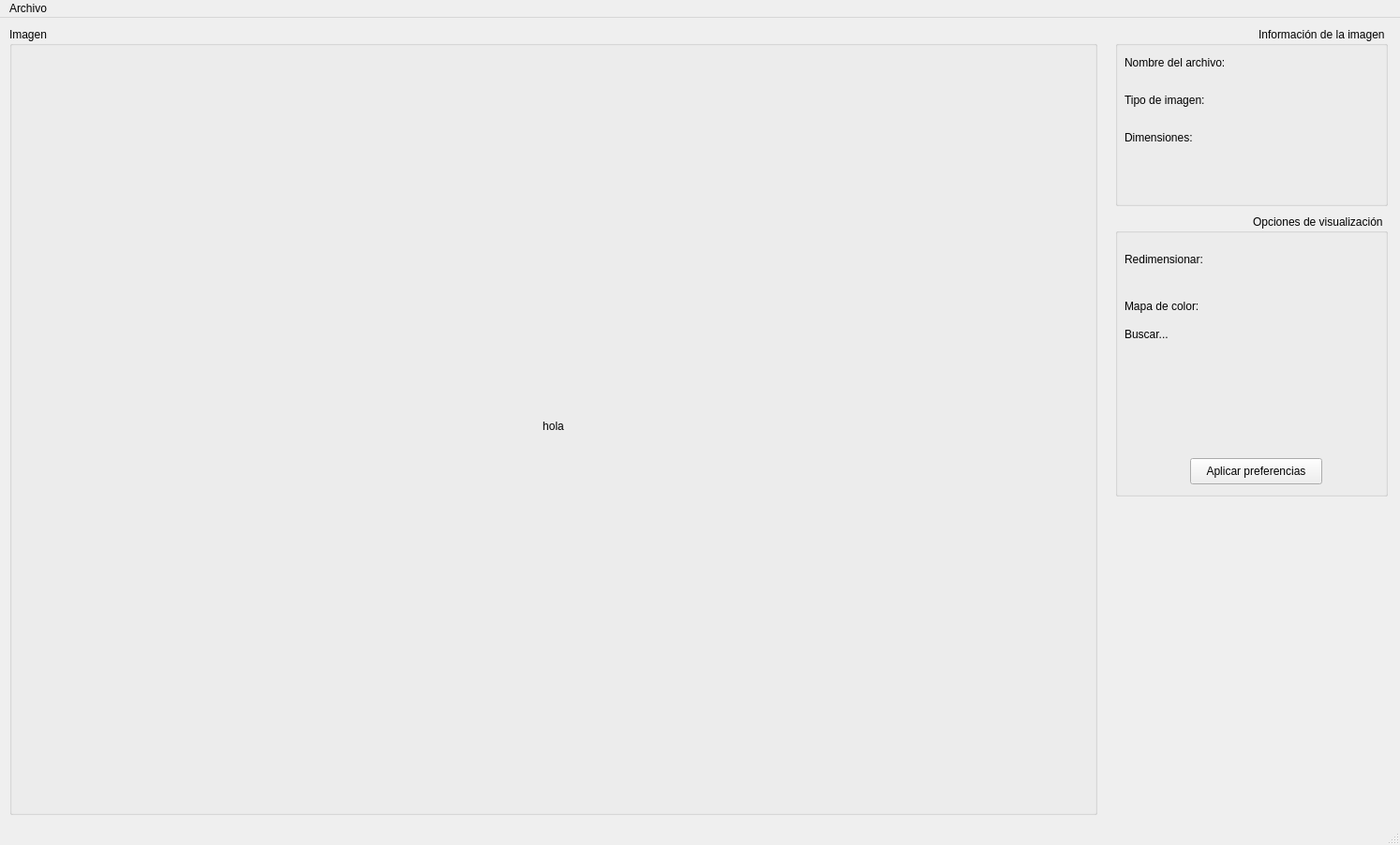
<?xml version="1.0" encoding="UTF-8"?>
<ui version="4.0">
 <class>MainWindow</class>
 <widget class="QMainWindow" name="MainWindow">
  <property name="geometry">
   <rect>
    <x>0</x>
    <y>0</y>
    <width>1494</width>
    <height>902</height>
   </rect>
  </property>
  <property name="font">
   <font>
    <weight>50</weight>
    <bold>false</bold>
   </font>
  </property>
  <property name="windowTitle">
   <string>MainWindow</string>
  </property>
  <widget class="QWidget" name="centralwidget">
   <widget class="QGroupBox" name="groupBox">
    <property name="enabled">
     <bool>true</bool>
    </property>
    <property name="geometry">
     <rect>
      <x>1190</x>
      <y>10</y>
      <width>291</width>
      <height>191</height>
     </rect>
    </property>
    <property name="font">
     <font>
      <weight>50</weight>
      <bold>false</bold>
      <stylestrategy>PreferDefault</stylestrategy>
     </font>
    </property>
    <property name="layoutDirection">
     <enum>Qt::RightToLeft</enum>
    </property>
    <property name="title">
     <string>Información de la imagen</string>
    </property>
    <widget class="QLabel" name="label_2">
     <property name="geometry">
      <rect>
       <x>10</x>
       <y>70</y>
       <width>101</width>
       <height>16</height>
      </rect>
     </property>
     <property name="text">
      <string>Tipo de imagen:</string>
     </property>
    </widget>
    <widget class="QLabel" name="label_3">
     <property name="geometry">
      <rect>
       <x>10</x>
       <y>110</y>
       <width>101</width>
       <height>16</height>
      </rect>
     </property>
     <property name="text">
      <string>Dimensiones:</string>
     </property>
    </widget>
    <widget class="QLabel" name="label_4">
     <property name="geometry">
      <rect>
       <x>10</x>
       <y>30</y>
       <width>121</width>
       <height>16</height>
      </rect>
     </property>
     <property name="text">
      <string>Nombre del archivo:</string>
     </property>
    </widget>
   </widget>
   <widget class="QGroupBox" name="groupBox_2">
    <property name="geometry">
     <rect>
      <x>1190</x>
      <y>210</y>
      <width>291</width>
      <height>301</height>
     </rect>
    </property>
    <property name="font">
     <font>
      <weight>50</weight>
      <bold>false</bold>
      <stylestrategy>PreferAntialias</stylestrategy>
     </font>
    </property>
    <property name="layoutDirection">
     <enum>Qt::RightToLeft</enum>
    </property>
    <property name="title">
     <string>Opciones de visualización</string>
    </property>
    <widget class="QLabel" name="label_5">
     <property name="geometry">
      <rect>
       <x>10</x>
       <y>40</y>
       <width>101</width>
       <height>16</height>
      </rect>
     </property>
     <property name="layoutDirection">
      <enum>Qt::LeftToRight</enum>
     </property>
     <property name="text">
      <string>Redimensionar:</string>
     </property>
    </widget>
    <widget class="QLabel" name="label_6">
     <property name="geometry">
      <rect>
       <x>10</x>
       <y>90</y>
       <width>101</width>
       <height>16</height>
      </rect>
     </property>
     <property name="text">
      <string>Mapa de color:</string>
     </property>
    </widget>
    <widget class="QLabel" name="label_7">
     <property name="geometry">
      <rect>
       <x>10</x>
       <y>120</y>
       <width>101</width>
       <height>16</height>
      </rect>
     </property>
     <property name="text">
      <string>Buscar...</string>
     </property>
    </widget>
    <widget class="QPushButton" name="pushButton">
     <property name="geometry">
      <rect>
       <x>80</x>
       <y>260</y>
       <width>141</width>
       <height>28</height>
      </rect>
     </property>
     <property name="text">
      <string>Aplicar preferencias</string>
     </property>
    </widget>
   </widget>
   <widget class="QGroupBox" name="groupBox_3">
    <property name="geometry">
     <rect>
      <x>10</x>
      <y>10</y>
      <width>1161</width>
      <height>841</height>
     </rect>
    </property>
    <property name="title">
     <string>Imagen</string>
    </property>
    <widget class="QLabel" name="label">
     <property name="geometry">
      <rect>
       <x>20</x>
       <y>30</y>
       <width>1121</width>
       <height>791</height>
      </rect>
     </property>
     <property name="text">
      <string>hola</string>
     </property>
     <property name="scaledContents">
      <bool>false</bool>
     </property>
     <property name="alignment">
      <set>Qt::AlignCenter</set>
     </property>
    </widget>
   </widget>
  </widget>
  <widget class="QMenuBar" name="menubar">
   <property name="geometry">
    <rect>
     <x>0</x>
     <y>0</y>
     <width>1494</width>
     <height>26</height>
    </rect>
   </property>
   <widget class="QMenu" name="menuArchivo">
    <property name="title">
     <string>Archivo</string>
    </property>
    <addaction name="actionAbrir_imagen"/>
    <addaction name="actionAbrir_carpeta"/>
   </widget>
   <addaction name="menuArchivo"/>
  </widget>
  <widget class="QStatusBar" name="statusbar"/>
  <action name="actionAbrir_imagen">
   <property name="text">
    <string>Cargar imagen</string>
   </property>
  </action>
  <action name="actionAbrir_carpeta">
   <property name="text">
    <string>Abrir carpeta</string>
   </property>
  </action>
 </widget>
 <resources/>
 <connections/>
</ui>
